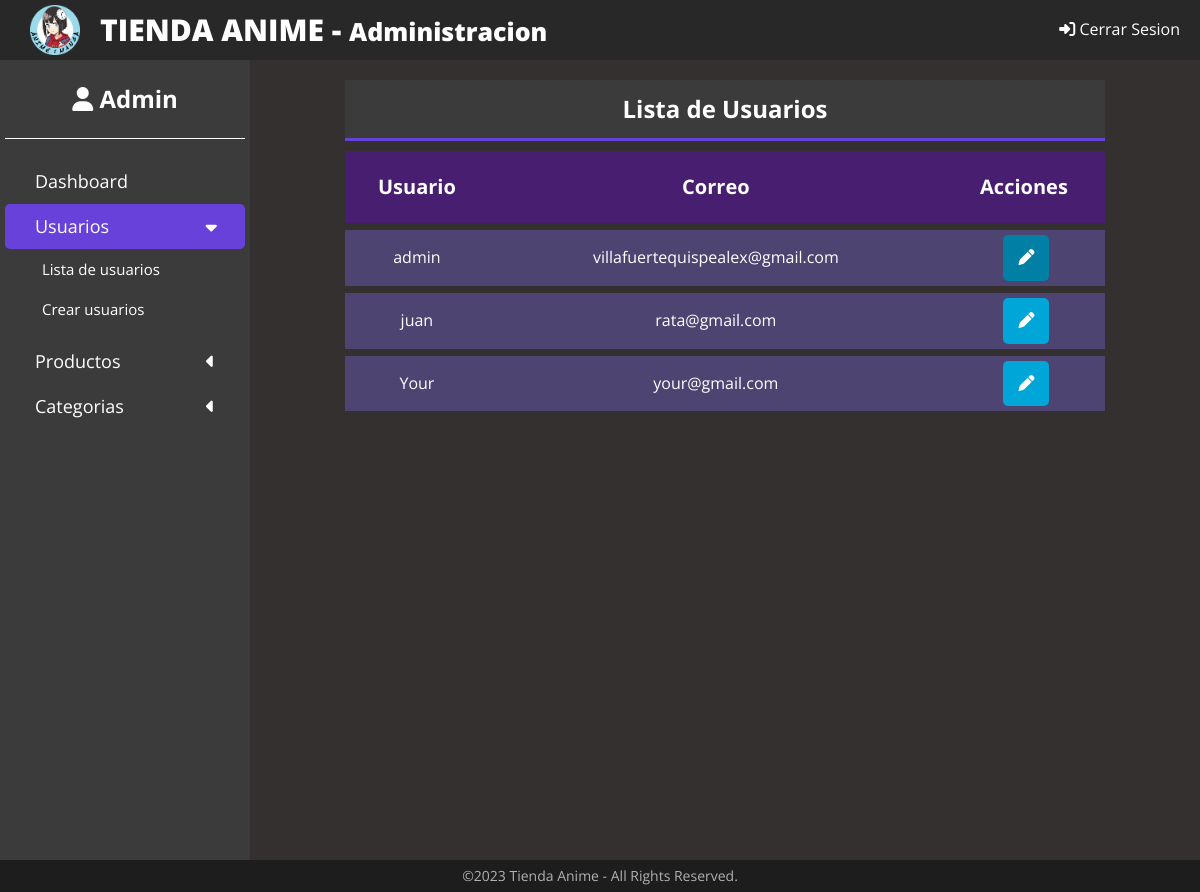
The app's page /admin/usuarios-lista.php (signed in) with its own data.
### tables this page shows
CREATE TABLE `usuarios` (
  `id_usuario` int(11) NOT NULL,
  `nombre_usuario` varchar(100) NOT NULL,
  `correo_usuario` varchar(100) NOT NULL,
  `pass_usuario` varchar(60) NOT NULL,
  `total_usuario` decimal(15,2) NOT NULL DEFAULT 0.00,
  `editado` datetime DEFAULT NULL
);

### admin/usuarios-lista.php (the view, shortened to what this page needs)
<?php
require "inc/templates/header.php";
?>
    <div class="container">
        <div class="contenedor-option">
            <h2>Lista de Usuarios</h2>
            <div class="contenedor-lista" id="contenedor-lista">
                <table>
                    <thead>
                        <tr>
                            <th>Usuario</th>
                            <th>Correo</th>
                            <th>Acciones</th>
                        </tr>
                    </thead>
                    <tbody>
                    <?php
                        try {
                            require "inc/funciones/conexionbd.php";
                            $sql = "SELECT * FROM usuarios";
                            $respuesta = $conn->query($sql);
                        } catch (Exception $e) {
                            echo "Error: ".$e->getMessage();
                        }
                    ?>
                    <?php $usuario=$respuesta->fetch_assoc()?>
                    <tr>
                        <td><?php echo $usuario["nombre_usuario"]?></td>
                        <td><?php echo $usuario["correo_usuario"]?></td>
                        <td>
                            <a style="background-color:#017fa5;"class="btn-editar" ><i class="fa-solid fa-pen"></i></a>
                        </td>
                    </tr>
                    <?php while($usuario=$respuesta->fetch_assoc()){?>
                        <tr>
                            <td><?php echo $usuario["nombre_usuario"]?></td>
                            <td><?php echo $usuario["correo_usuario"]?></td>
                            <td>
                                <a class="btn-editar" href="usuarios-editar.php?id=<?php echo $usuario["id_usuario"]?>"><i class="fa-solid fa-pen"></i></a>
                            </td>
                        </tr>
                    <?php }
                    ?>
                    </tbody>
                </table>
            </div>
        </div>
    </div>
 <?php
require "inc/templates/footer.php";
?>

### admin/css/main.css (style rules this page uses)
*,*:before,*:after { box-sizing: inherit; }
html { box-sizing: border-box; font-size:62.5%; }
body { font-family: "Open Sans",Verdana,sans-serif; font-size: 1.6rem; line-height: 1.6; margin: 0; padding: 0; background-color: #353030; color: #fff; }
a { display: inline-block; text-decoration: none; color: #fff; }
h2 { margin: 0; }
.container { flex-grow: 1; display: flex; justify-content: center; }
.contenedor-option { width: 80%; margin-top: 2rem; }
.contenedor-option h2 { text-align: center; background-color: #3b3b3b ; padding: 1rem; border-bottom: 3px solid #6841db; margin-bottom: 1rem; }
.contenedor-lista table { width: 100%; text-align: center; border-spacing: 0; }
.contenedor-lista table th,td { padding: 0.5rem 0; border-bottom: 7px solid #353030; background-color: #4e4471; }
.contenedor-lista table th { padding: 2rem 0; font-size: 2rem; background-color: #481f70; }
.btn-editar,.btn-borrar { border-radius: 0.5rem; padding: 1rem 1.5rem; margin-left: 0.5rem; }
.btn-editar { background-color: #00a6d7; }

### records on screen
usuarios: nombre_usuario "admin", correo_usuario "villafuertequispealex@gmail.com"
usuarios: nombre_usuario "juan", correo_usuario "rata@gmail.com"
usuarios: nombre_usuario "Your", correo_usuario "your@gmail.com"
